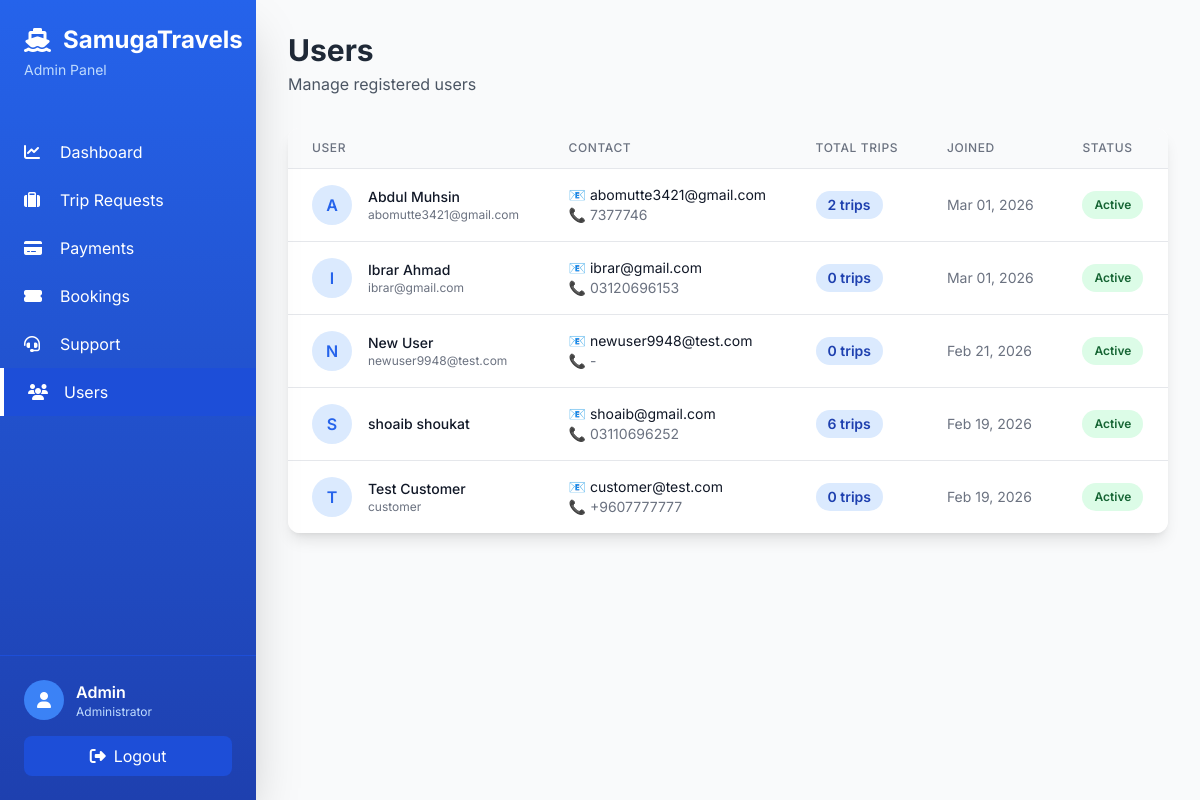
Page /api/admin-panel/users/ (signed in) on the committed database.
### api/models.py (models this page shows, shortened)
class User(AbstractUser):
    phone_number = models.CharField(max_length=20, unique=True, null=True, blank=True)
    otp = models.CharField(max_length=6, null=True, blank=True)
    otp_created_at = models.DateTimeField(null=True, blank=True)
    is_admin = models.BooleanField(default=False)
    profile_image = models.ImageField(upload_to='profile_images/', null=True, blank=True)

### api/admin_views.py (the view)
# urls.py: path('admin-panel/users/', users_list, name='admin_users'),
@login_required
@user_passes_test(is_admin)
def users_list(request):
    users = User.objects.filter(is_admin=False).order_by('-date_joined')
    context = {
        'users': users,
    }
    return render(request, 'admin_panel/users.html', context)

### api/admin_views.py (called while the page is built)
def is_admin(user):
    return user.is_authenticated and user.is_admin

### api/templates/admin_panel/users.html (shortened to what this page needs)
{% extends 'admin_panel/base.html' %}
{% block page_title %}Users{% endblock %}
{% block page_subtitle %}Manage registered users{% endblock %}
{% block content %}
<div class="bg-white rounded-xl shadow-lg overflow-hidden">
    <div class="overflow-x-auto">
        <table class="min-w-full divide-y divide-gray-200">
            <thead class="bg-gray-50">
                <tr>
                    <th class="px-3 sm:px-6 py-3 text-left text-xs font-medium text-gray-500 uppercase tracking-wider">User</th>
                    <th class="px-3 sm:px-6 py-3 text-left text-xs font-medium text-gray-500 uppercase tracking-wider hidden md:table-cell">Contact</th>
                    <th class="px-3 sm:px-6 py-3 text-left text-xs font-medium text-gray-500 uppercase tracking-wider hidden sm:table-cell">Total Trips</th>
                    <th class="px-3 sm:px-6 py-3 text-left text-xs font-medium text-gray-500 uppercase tracking-wider hidden lg:table-cell">Joined</th>
                    <th class="px-3 sm:px-6 py-3 text-left text-xs font-medium text-gray-500 uppercase tracking-wider">Status</th>
                </tr>
            </thead>
            <tbody class="bg-white divide-y divide-gray-200">
                {% for user in users %}
                <tr class="hover:bg-gray-50">
                    <td class="px-3 sm:px-6 py-4 whitespace-nowrap">
                        <div class="flex items-center">
                            <div class="flex-shrink-0 h-8 w-8 sm:h-10 sm:w-10">
                                <div class="h-8 w-8 sm:h-10 sm:w-10 rounded-full bg-blue-100 flex items-center justify-center">
                                    <span class="text-blue-600 font-semibold text-xs sm:text-base">{{ user.first_name|first|upper }}</span>
                                </div>
                            </div>
                            <div class="ml-3 sm:ml-4">
                                <div class="text-xs sm:text-sm font-medium text-gray-900">{{ user.first_name }} {{ user.last_name }}</div>
                                <div class="text-xs text-gray-500">{{ user.username }}</div>
                            </div>
                        </div>
                    </td>
                    <td class="px-3 sm:px-6 py-4 whitespace-nowrap hidden md:table-cell">
                        <div class="text-xs sm:text-sm text-gray-900">📧 {{ user.email }}</div>
                        <div class="text-xs sm:text-sm text-gray-500">📞 {{ user.phone_number|default:"-" }}</div>
                    </td>
                    <td class="px-3 sm:px-6 py-4 whitespace-nowrap hidden sm:table-cell">
                        <span class="px-2 sm:px-3 py-1 inline-flex text-xs sm:text-sm leading-5 font-semibold rounded-full bg-blue-100 text-blue-800">
                            {{ user.trip_requests.count }} trips
                        </span>
                    </td>
                    <td class="px-3 sm:px-6 py-4 whitespace-nowrap text-xs sm:text-sm text-gray-500 hidden lg:table-cell">
                        {{ user.date_joined|date:"M d, Y" }}
                    </td>
                    <td class="px-3 sm:px-6 py-4 whitespace-nowrap">
                        {% if user.is_active %}
                        <span class="px-2 sm:px-3 py-1 inline-flex text-xs leading-5 font-semibold rounded-full bg-green-100 text-green-800">
                            Active
                        </span>
                        {% else %}
                        <span class="px-2 sm:px-3 py-1 inline-flex text-xs leading-5 font-semibold rounded-full bg-red-100 text-red-800">
                            Inactive
                        </span>
                        {% endif %}
                    </td>
                </tr>
                {% empty %}
                <tr>
                    <td colspan="5" class="px-3 sm:px-6 py-8 text-center text-gray-500 text-sm">
                        No users found
                    </td>
                </tr>
                {% endfor %}
            </tbody>
        </table>
    </div>
</div>
{% endblock %}

### api/templates/admin_panel/base.html (shortened to what this page needs)
<!DOCTYPE html>
<html lang="en">
<head>
    <script src="https://cdn.tailwindcss.com"></script>
    <link rel="stylesheet" href="https://cdnjs.cloudflare.com/ajax/libs/font-awesome/6.4.0/css/all.min.css">
</head>
<body class="bg-gray-50">
    <div id="sidebar" class="fixed inset-y-0 left-0 w-64 bg-gradient-to-b from-blue-600 to-blue-800 text-white shadow-2xl z-50 transform -translate-x-full lg:translate-x-0 transition-transform duration-300">
        <div class="p-6">
            <h1 class="text-2xl font-bold flex items-center">
                <i class="fas fa-ship mr-3"></i>
                SamugaTravels
            </h1>
            <p class="text-blue-200 text-sm mt-1">Admin Panel</p>
        </div>
        <nav class="mt-6">
            <a href="{% url 'admin_dashboard' %}" class="flex items-center px-6 py-3 hover:bg-blue-700 transition {% if request.resolver_match.url_name == 'admin_dashboard' %}bg-blue-700 border-l-4 border-white{% endif %}">
                <i class="fas fa-chart-line w-6"></i>
                <span class="ml-3">Dashboard</span>
            </a>
            <a href="{% url 'admin_trip_requests' %}" class="flex items-center px-6 py-3 hover:bg-blue-700 transition {% if 'trip' in request.resolver_match.url_name %}bg-blue-700 border-l-4 border-white{% endif %}">
                <i class="fas fa-suitcase w-6"></i>
                <span class="ml-3">Trip Requests</span>
            </a>
            <a href="{% url 'admin_payments' %}" class="flex items-center px-6 py-3 hover:bg-blue-700 transition {% if 'payment' in request.resolver_match.url_name %}bg-blue-700 border-l-4 border-white{% endif %}">
                <i class="fas fa-credit-card w-6"></i>
                <span class="ml-3">Payments</span>
            </a>
            <a href="{% url 'admin_bookings' %}" class="flex items-center px-6 py-3 hover:bg-blue-700 transition {% if 'booking' in request.resolver_match.url_name %}bg-blue-700 border-l-4 border-white{% endif %}">
                <i class="fas fa-ticket-alt w-6"></i>
                <span class="ml-3">Bookings</span>
            </a>
            <a href="{% url 'admin_support' %}" class="flex items-center px-6 py-3 hover:bg-blue-700 transition {% if 'support' in request.resolver_match.url_name %}bg-blue-700 border-l-4 border-white{% endif %}">
                <i class="fas fa-headset w-6"></i>
                <span class="ml-3">Support</span>
            </a>
            <a href="{% url 'admin_users' %}" class="flex items-center px-6 py-3 hover:bg-blue-700 transition {% if 'user' in request.resolver_match.url_name %}bg-blue-700 border-l-4 border-white{% endif %}">
                <i class="fas fa-users w-6"></i>
                <span class="ml-3">Users</span>
            </a>
        </nav>
        <div class="absolute bottom-0 w-full p-6 border-t border-blue-700">
            <div class="flex items-center">
                <div class="w-10 h-10 rounded-full bg-blue-500 flex items-center justify-center">
                    <i class="fas fa-user"></i>
                </div>
                <div class="ml-3">
                    <p class="font-semibold">{{ request.user.first_name|default:request.user.username }}</p>
                    <p class="text-xs text-blue-200">Administrator</p>
                </div>
            </div>
            <a href="{% url 'admin_logout' %}" class="mt-4 block text-center py-2 bg-blue-700 hover:bg-blue-600 rounded-lg transition">
                <i class="fas fa-sign-out-alt mr-2"></i>Logout
            </a>
        </div>
    </div>
    <div class="lg:ml-64 p-4 sm:p-6 md:p-8 pt-16 lg:pt-8">
        <div class="mb-6 sm:mb-8">
            <h2 class="text-2xl sm:text-3xl font-bold text-gray-800">{% block page_title %}Dashboard{% endblock %}</h2>
            <p class="text-sm sm:text-base text-gray-600 mt-1">{% block page_subtitle %}Welcome to your admin panel{% endblock %}</p>
        </div>
        {% block content %}{% endblock %}
    </div>
</body>
</html>

### api/templates/admin_panel/base.html (style rules this page uses)
body { font-family: 'Inter', sans-serif; }

### rows in the picture
User: user.first_name "Admin"
User: first_name|first "A", first_name "Abdul", last_name "Muhsin", username "abomutte3421@gmail.com", email "abomutte3421@gmail.com", phone_number "7377746", trip_requests.count "2", date_joined "Mar 01, 2026", is_active "Active"
User: first_name|first "I", first_name "Ibrar", last_name "Ahmad", username "ibrar@gmail.com", email "ibrar@gmail.com", phone_number "03120696153", trip_requests.count "0", date_joined "Mar 01, 2026", is_active "Active"
User: first_name|first "N", first_name "New", last_name "User", username "newuser9948@test.com", email "newuser9948@test.com", phone_number "-", trip_requests.count "0", date_joined "Feb 21, 2026", is_active "Active"
User: first_name|first "S", first_name "shoaib", last_name "shoukat", email "shoaib@gmail.com", phone_number "03110696252", trip_requests.count "6", date_joined "Feb 19, 2026", is_active "Active"
User: first_name|first "T", first_name "Test", last_name "Customer", username "customer", email "customer@test.com", phone_number "+9607777777", trip_requests.count "0", date_joined "Feb 19, 2026", is_active "Active"
